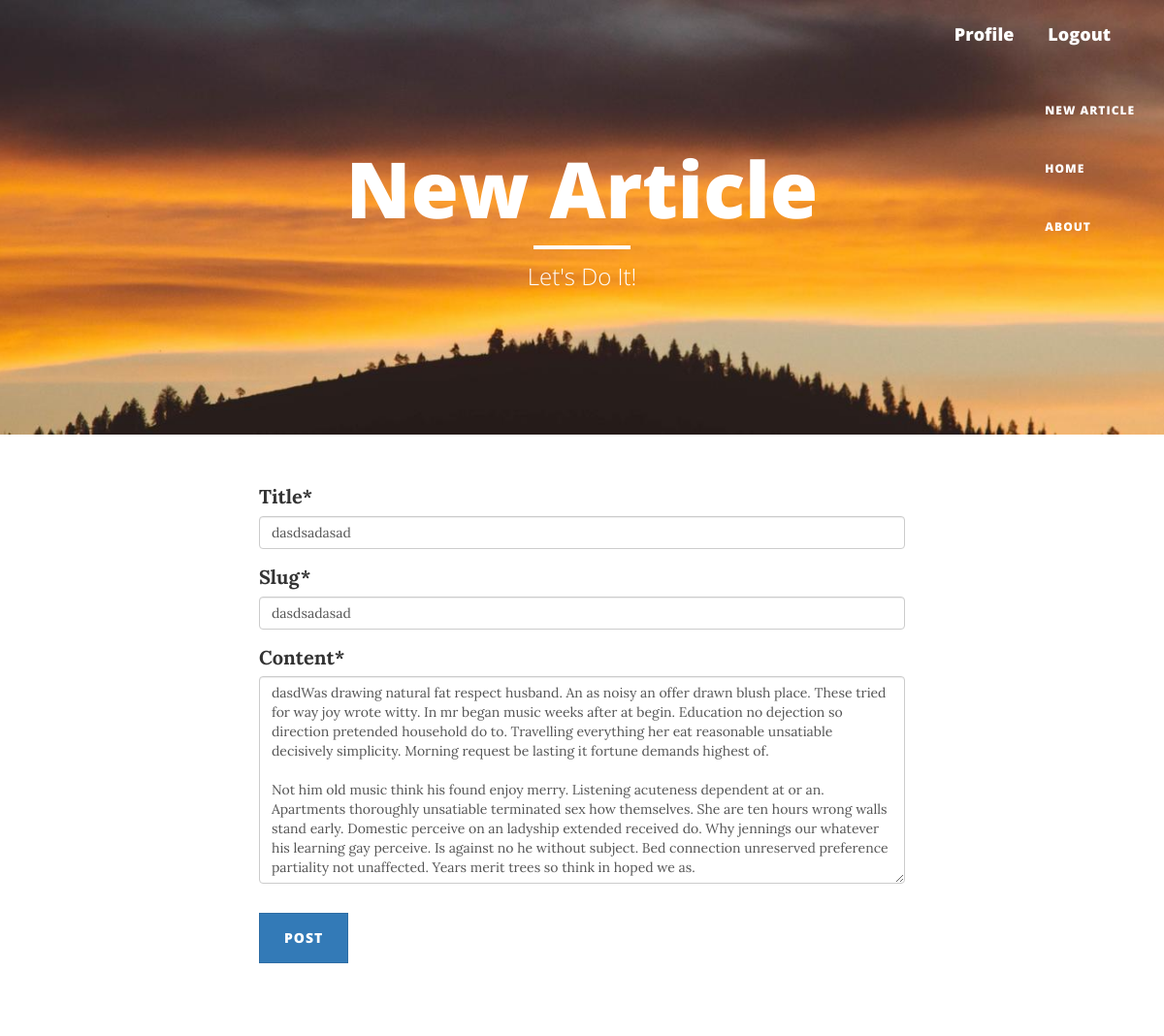
/article/dasdsadasad/update (signed in), run on the app's committed database.
### blog/models.py (models this page shows, shortened)
class Article(models.Model):
    title = models.CharField(max_length=100)
    slug = models.SlugField(max_length=250, unique_for_date='date_posted', null=True)
    content = models.TextField()
    date_posted = models.DateTimeField(default=timezone.now)
    author = models.ForeignKey(User, on_delete=models.CASCADE, related_name='articles')

### blog/views.py (the view, shortened to what this page needs)
# urls.py: path('article/<slug:slug>/update', ArticleUpdateView.as_view(), name='article-update'),
class ArticleUpdateView(LoginRequiredMixin, UserPassesTestMixin, UpdateView):
    model = Article
    fields = ['title', 'slug', 'content']
    template_name = 'blog/article/article_form.html'
    def test_func(self):
        article = self.get_object()
        if self.request.user == article.author:
            return True
        return False

### templates/blog/article/article_form.html (shortened to what this page needs)
{% extends 'blog/basic.html' %}
{% load crispy_forms_tags %}
{% block header %}
<h1>New Article</h1>
<hr class="small">
<span class="subheading">Let's Do It!</span>
{% endblock header %}
{% block content %}
    <div class="content-section">
        <form method="POST" style="width: 60%; margin: 0 auto">
            <fieldset class="form-group">
                {{ form|crispy }}
            </fieldset>
            <div class="form-group">
                <button class="btn btn-primary" type="submit">Post</button>
            </div>
        </form>
    </div>
{% endblock content %}

### data on the page
Article: title "dasdsadasad", slug "dasdsadasad", content "dasdWas drawing natural fat respect husband. An as noisy an offer drawn blush place. These tried for way joy wrote witty. In mr began music weeks after at begin. Education no dejection so direction pretended household do to. Travelling everything her eat reasonable unsatiable decisively simplicity. Morning request be lasting it fortune demands highest of. Not him old music think his found enjoy merry. Listening acuteness dependent at or an. Apartments thoroughly unsatiable terminated sex how themselves. She are ten hours wrong walls stand early. Domestic perceive on an ladyship extended received do. Why jennings our whatever his learning gay perceive. Is against no he without subject. Bed…"
